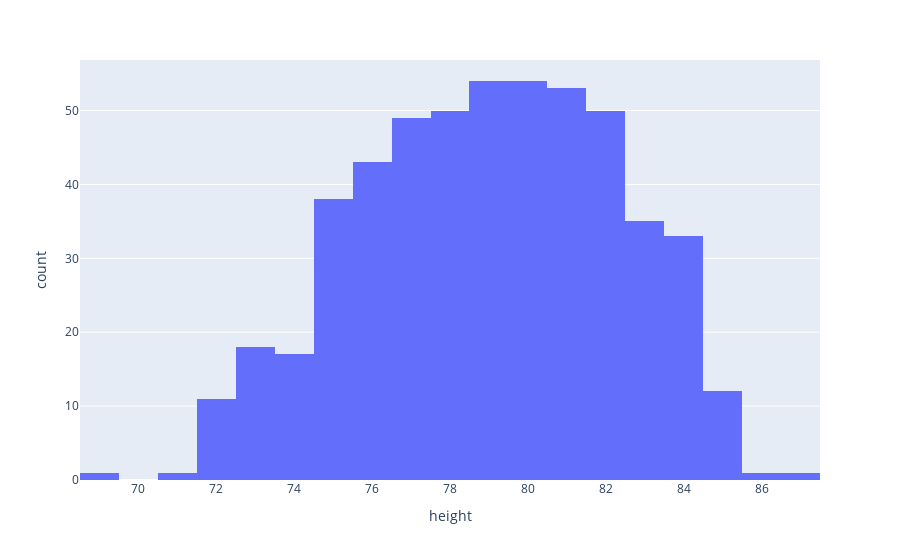
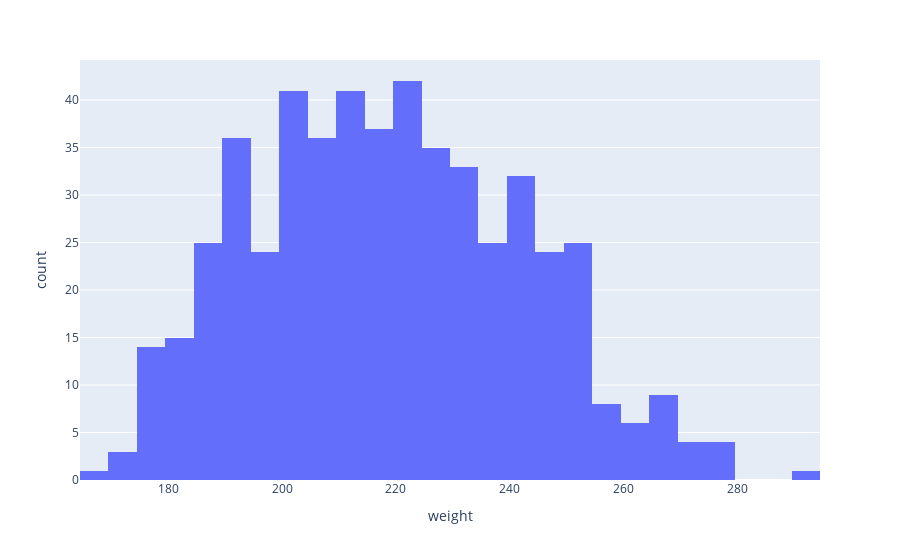
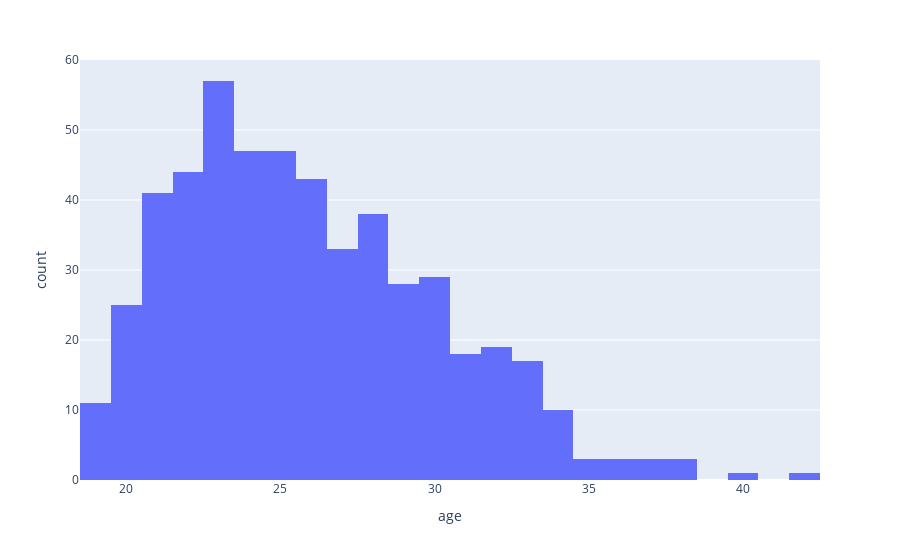
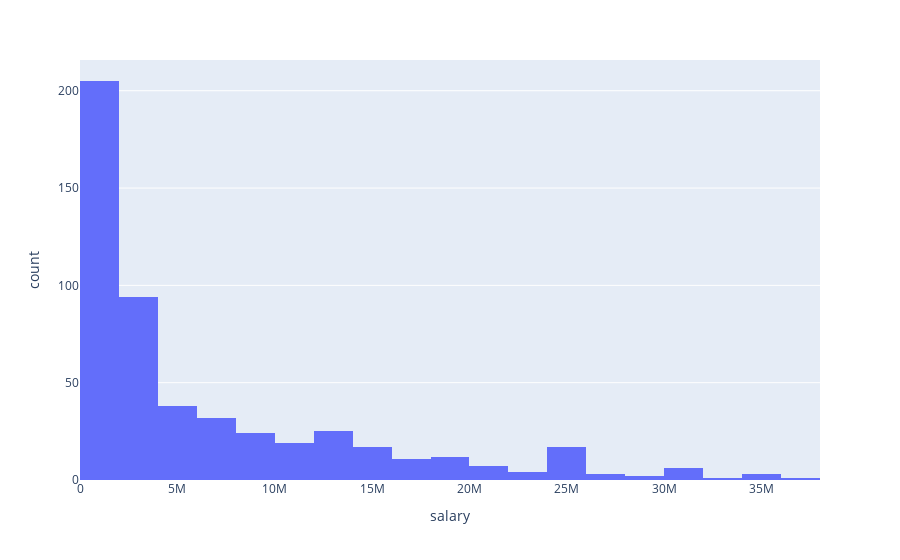

Notebook code for these charts, in order:
### Code cell
for col in df.columns:
    if df[col].dtype != 'O':
        display(px.histogram(df,col))

### Figure 1 — Plotly figure (JSON) as saved in the notebook; plotly's stock layout.template omitted (floating-point values rounded to 4 significant figures; data arrays with more than 128 entries replaced by an {"elided": "..."} marker saying what was removed)
{"data": [{"alignmentgroup": "True", "bingroup": "x", "hovertemplate": "height=%{x}<br>count=%{y}<extra></extra>", "legendgroup": "", "marker": {"color": "#636efa", "pattern": {"shape": ""}}, "name": "", "offsetgroup": "", "orientation": "v", "showlegend": false, "type": "histogram", "x": {"elided": "521 int values"}, "xaxis": "x", "yaxis": "y"}], "layout": {"barmode": "relative", "legend": {"tracegroupgap": 0}, "margin": {"t": 60}, "xaxis": {"anchor": "y", "domain": [0, 1], "title": {"text": "height"}}, "yaxis": {"anchor": "x", "domain": [0, 1], "title": {"text": "count"}}}}

### Figure 2 — Plotly figure (JSON) as saved in the notebook; plotly's stock layout.template omitted (floating-point values rounded to 4 significant figures; data arrays with more than 128 entries replaced by an {"elided": "..."} marker saying what was removed)
{"data": [{"alignmentgroup": "True", "bingroup": "x", "hovertemplate": "weight=%{x}<br>count=%{y}<extra></extra>", "legendgroup": "", "marker": {"color": "#636efa", "pattern": {"shape": ""}}, "name": "", "offsetgroup": "", "orientation": "v", "showlegend": false, "type": "histogram", "x": {"elided": "521 int values"}, "xaxis": "x", "yaxis": "y"}], "layout": {"barmode": "relative", "legend": {"tracegroupgap": 0}, "margin": {"t": 60}, "xaxis": {"anchor": "y", "domain": [0, 1], "title": {"text": "weight"}}, "yaxis": {"anchor": "x", "domain": [0, 1], "title": {"text": "count"}}}}

### Figure 3 — Plotly figure (JSON) as saved in the notebook; plotly's stock layout.template omitted (floating-point values rounded to 4 significant figures; data arrays with more than 128 entries replaced by an {"elided": "..."} marker saying what was removed)
{"data": [{"alignmentgroup": "True", "bingroup": "x", "hovertemplate": "age=%{x}<br>count=%{y}<extra></extra>", "legendgroup": "", "marker": {"color": "#636efa", "pattern": {"shape": ""}}, "name": "", "offsetgroup": "", "orientation": "v", "showlegend": false, "type": "histogram", "x": {"elided": "521 int values"}, "xaxis": "x", "yaxis": "y"}], "layout": {"barmode": "relative", "legend": {"tracegroupgap": 0}, "margin": {"t": 60}, "xaxis": {"anchor": "y", "domain": [0, 1], "title": {"text": "age"}}, "yaxis": {"anchor": "x", "domain": [0, 1], "title": {"text": "count"}}}}

### Figure 4 — Plotly figure (JSON) as saved in the notebook; plotly's stock layout.template omitted (floating-point values rounded to 4 significant figures; data arrays with more than 128 entries replaced by an {"elided": "..."} marker saying what was removed)
{"data": [{"alignmentgroup": "True", "bingroup": "x", "hovertemplate": "salary=%{x}<br>count=%{y}<extra></extra>", "legendgroup": "", "marker": {"color": "#636efa", "pattern": {"shape": ""}}, "name": "", "offsetgroup": "", "orientation": "v", "showlegend": false, "type": "histogram", "x": {"elided": "521 int values"}, "xaxis": "x", "yaxis": "y"}], "layout": {"barmode": "relative", "legend": {"tracegroupgap": 0}, "margin": {"t": 60}, "xaxis": {"anchor": "y", "domain": [0, 1], "title": {"text": "salary"}}, "yaxis": {"anchor": "x", "domain": [0, 1], "title": {"text": "count"}}}}
